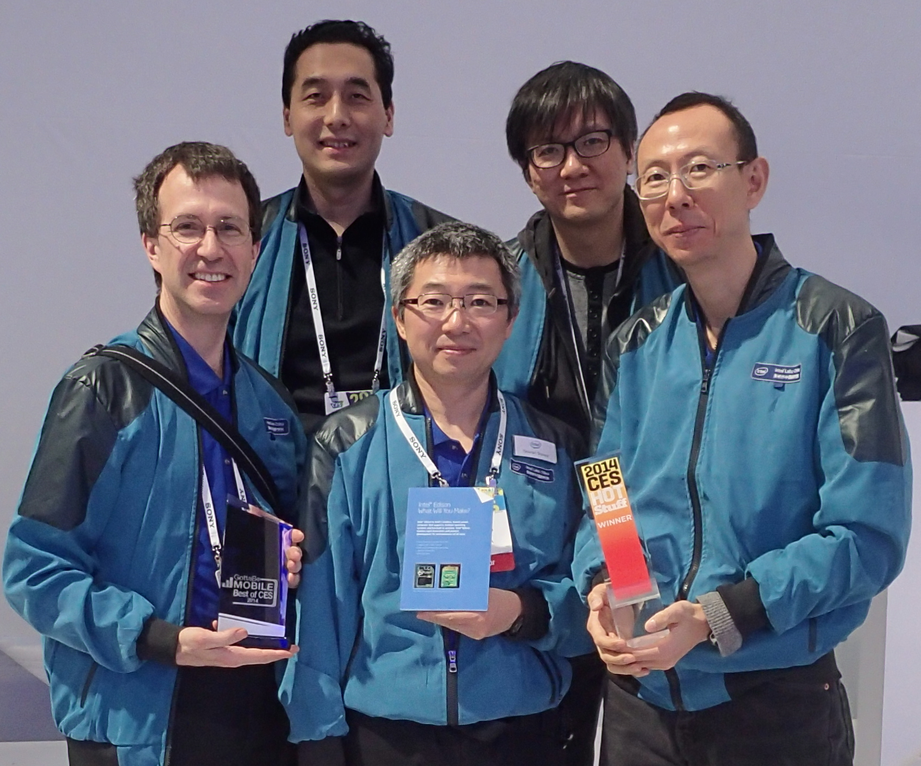
#> input picture OpenCV/Intel_CES_Team.png, 921 x 766 px, shrunk from 1695 x 1411 before the run
$ python test.py   (older library calls are emulated)
#> lines starting #> are read from the running program, lines starting #| are printed output that depends on the picture; after the words box and inside, x2 and y2 are one past the last pixel; in counts of white or black regions, pixels touching at a corner belong together
import numpy
import cv2

img = cv2.imread('Intel_CES_Team.png')
#> img is the input picture: shape (766, 921, 3); mean B, G, R 120, 103.2, 98
gray = cv2.cvtColor(img,cv2.COLOR_BGR2GRAY)
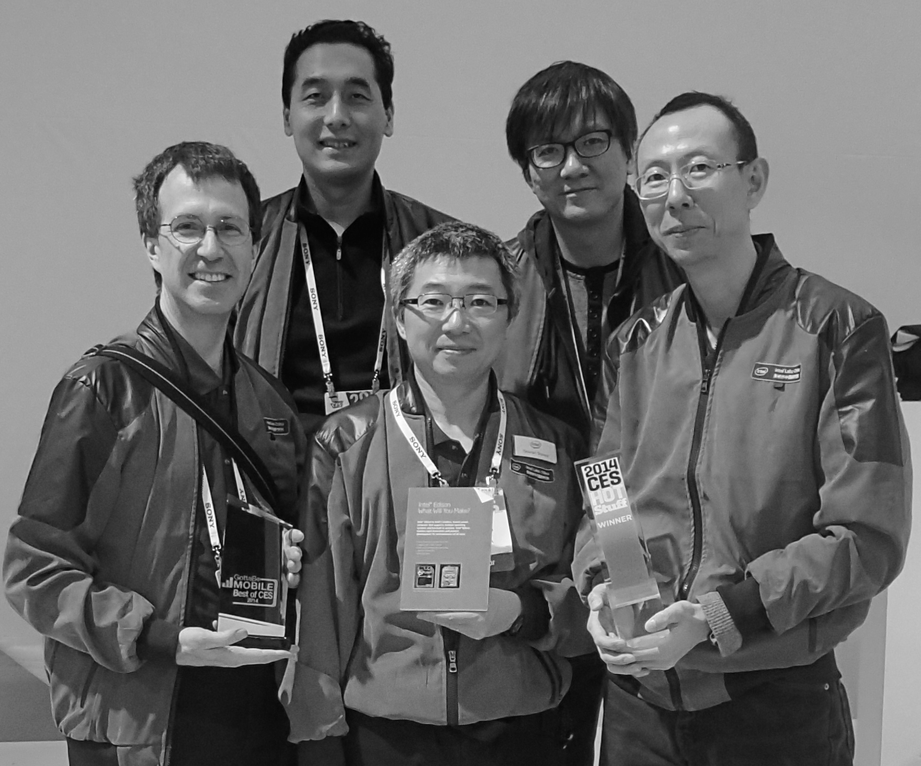
#> gray: shape (766, 921); min 0, max 255, mean 103.5
faceCascade = cv2.CascadeClassifier('haarcascade_frontalface_alt.xml')
faces = faceCascade.detectMultiScale(gray,scaleFactor=1.1,minNeighbors=5, minSize=(30, 30), flags = cv2.cv.CV_HAAR_SCALE_IMAGE)
#> faces = [[275, 46, 123, 123], [614, 121, 128, 128], [148, 182, 120, 120], [394, 255, 123, 123]]

for (x,y,w,h) in faces:
  cv2.rectangle(img, (x, y), (x+w, y+h), (255, 0, 0), 2)
#> this loop made 4 passes
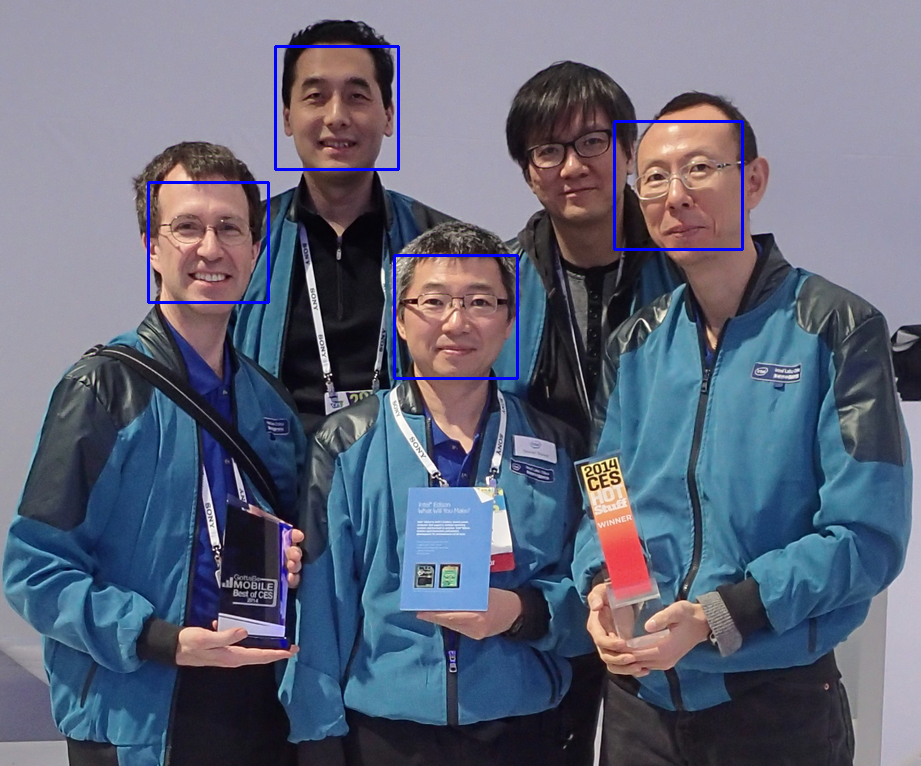
#> img: shape (766, 921, 3); 0.84% of pixels changed, all inside (x1, y1, x2, y2) = (147, 45, 744, 380)

cv2.imwrite('facefound.png', img)
